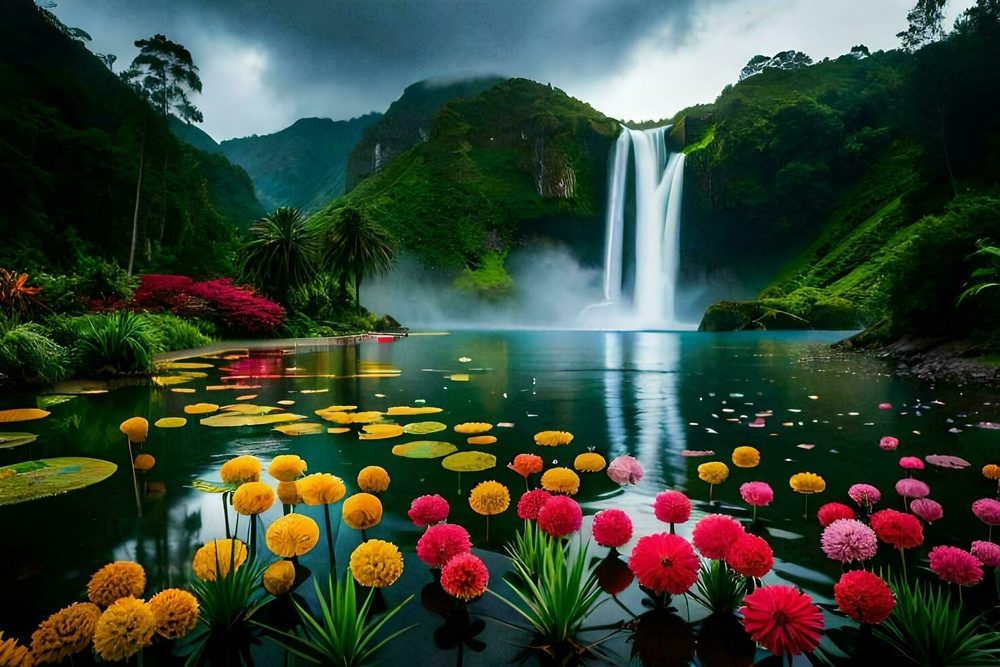
#> input picture PyIP35_Supplementary_Topics/input/flowers.jpg, 1000 x 667 px, shrunk from 1470 x 980 before the run
$ jupyter execute --allow-errors PIL-Python-Imaging-Library.ipynb
#> lines starting #> are read from the running program, lines starting #| are printed output that depends on the picture
[cell 1]
# PIL (Python Imaging Library)

[cell 2]
# pip install python-bidi
# pip install arabic_reshaper

[cell 3]
from PIL import Image, ImageDraw, ImageFont, ImageOps
from bidi.algorithm import get_display
import arabic_reshaper
import matplotlib.pyplot as plt
import numpy as np

[cell 4]
image = Image.open("input/flowers.jpg")
#> image is the input picture: PIL image 1000x667 RGB; mean R, G, B 55, 68.5, 53.5
rows, cols = image.size
#> rows = 1000; cols = 667

[cell 5]
image.size
#> Out = (1000, 667)

[cell 6]
font = ImageFont.truetype("input/BHoma.ttf", 60)
drawer = ImageDraw.Draw(image)

text = 'هر کجا هستم باشم آسمان مال من است'
#> (the rest of this cell did not finish here and is left out)

[cell 7]
r, g, b=image.split()
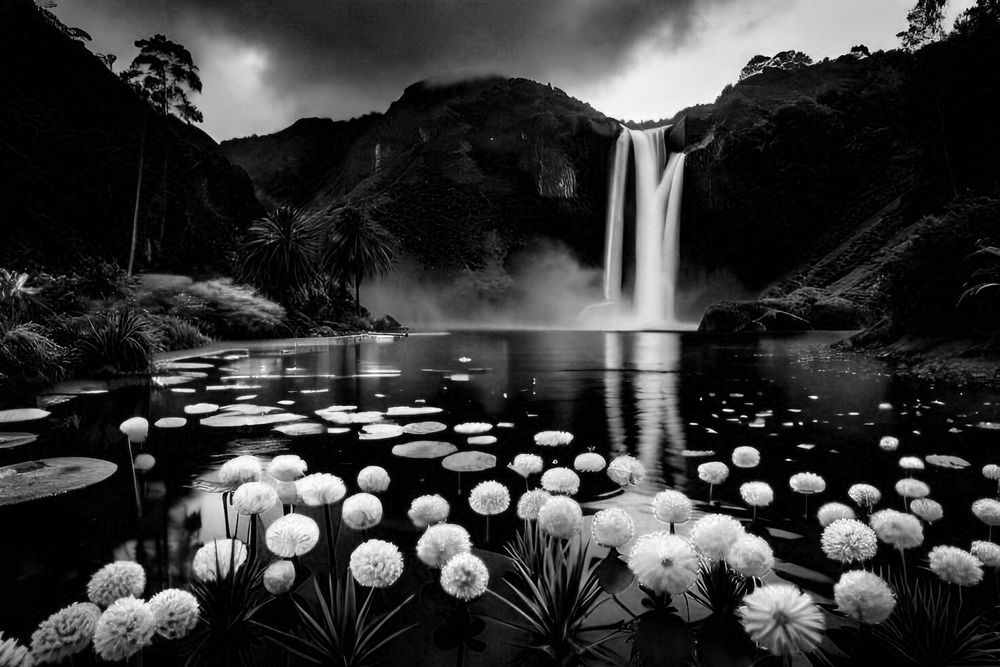
#> r: PIL image 1000x667 L; min 0, max 255, mean 55
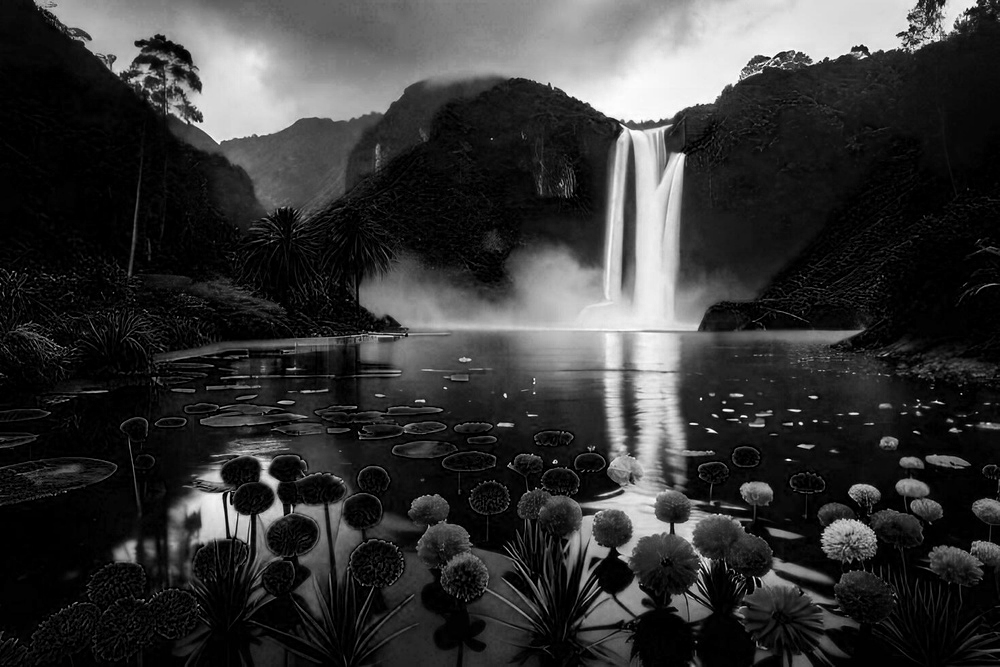
#> b: PIL image 1000x667 L; min 0, max 255, mean 53.5

r_hist = r.histogram()
#> r_hist = 256 values, max 84792 at index 0, min 48 at index 254, mean 2605.5
g_hist = g.histogram()
#> g_hist = 256 values, max 10236 at index 8, min 42 at index 254, mean 2605.5
b_hist = b.histogram()
#> b_hist = 256 values, max 72744 at index 0, min 23 at index 255, mean 2605.5

plt.plot(r_hist, "red")
plt.plot(g_hist, "green")
plt.plot(b_hist, "blue")

plt.title("Original image histogram")
plt.show()
#> figure, not shown here; curve peaks at x = 0, y = 84792; curve peaks at x = 8, y = 10236; curve peaks at x = 0, y = 72744

[cell 8]
equalized_image = ImageOps.equalize(image)
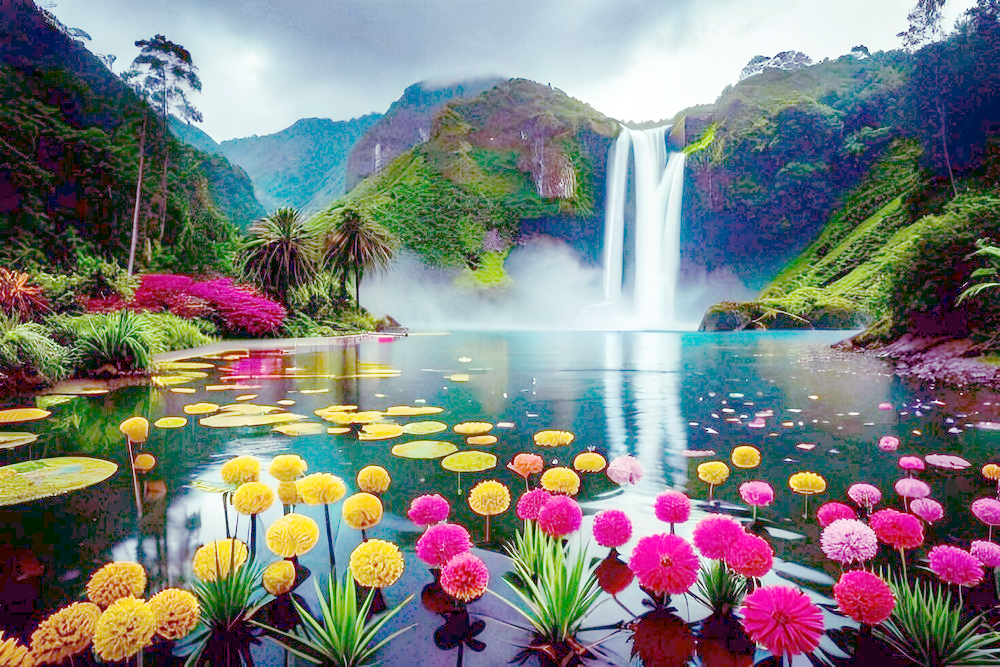
#> equalized_image: PIL image 1000x667 RGB; mean R, G, B 123.6, 126.6, 124.7

equalized_image.save("output/equalized_image.jpg")
plt.axis("off")
plt.imshow(equalized_image)

[cell 9]
e_r, e_g, e_b=equalized_image.split()
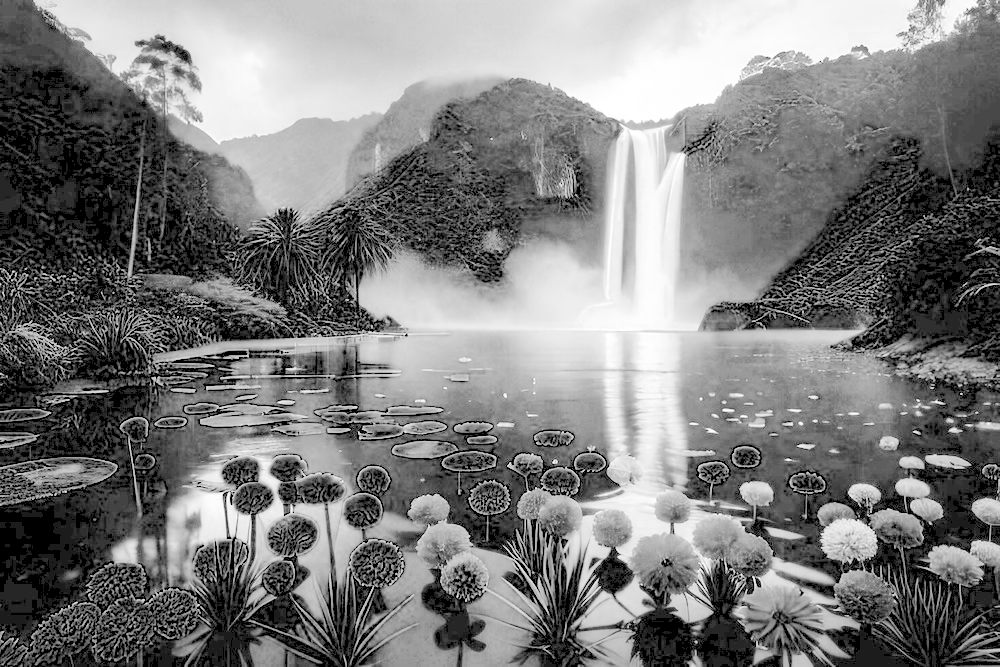
#> e_b: PIL image 1000x667 L; min 0, max 255, mean 124.7

e_r_hist = e_r.histogram()
#> e_r_hist = 256 values, max 84792 at index 0, min 0 at index 1, mean 2605.5
e_g_hist = e_g.histogram()
#> e_g_hist = 256 values, max 10236 at index 23, min 0 at index 1, mean 2605.5
e_b_hist = e_b.histogram()
#> e_b_hist = 256 values, max 72744 at index 0, min 0 at index 1, mean 2605.5

plt.plot(e_r_hist, "red")
plt.plot(e_g_hist, "green")
plt.plot(e_b_hist, "blue")

plt.title("Equalized image histogram")
plt.show()
#> figure, not shown here; curve peaks at x = 0, y = 84792; curve peaks at x = 23, y = 10236; curve peaks at x = 0, y = 72744

[cell 10]
gray_image = image.convert("L")
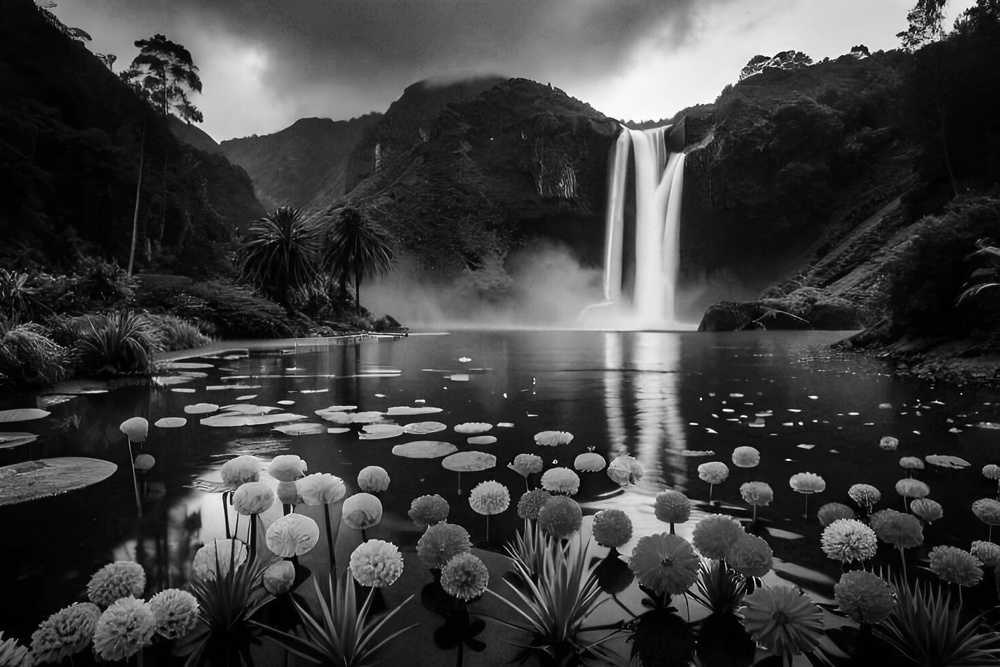
#> gray_image: PIL image 1000x667 L; min 0, max 254, mean 62.7

gray_image.save("output/gray_image.jpg")
plt.axis("off")
plt.imshow(gray_image, cmap="gray")

[cell 11]
gray_hist = gray_image.histogram()
#> gray_hist = 256 values, max 14225 at index 5, min 0 at index 255, mean 2605.5

plt.plot(gray_hist, color='gray')

plt.title("Gray image histogram")
plt.show()
#> figure, not shown here; curve peaks at x = 5, y = 14225

[cell 12]
equalized_gray_image = ImageOps.equalize(gray_image)
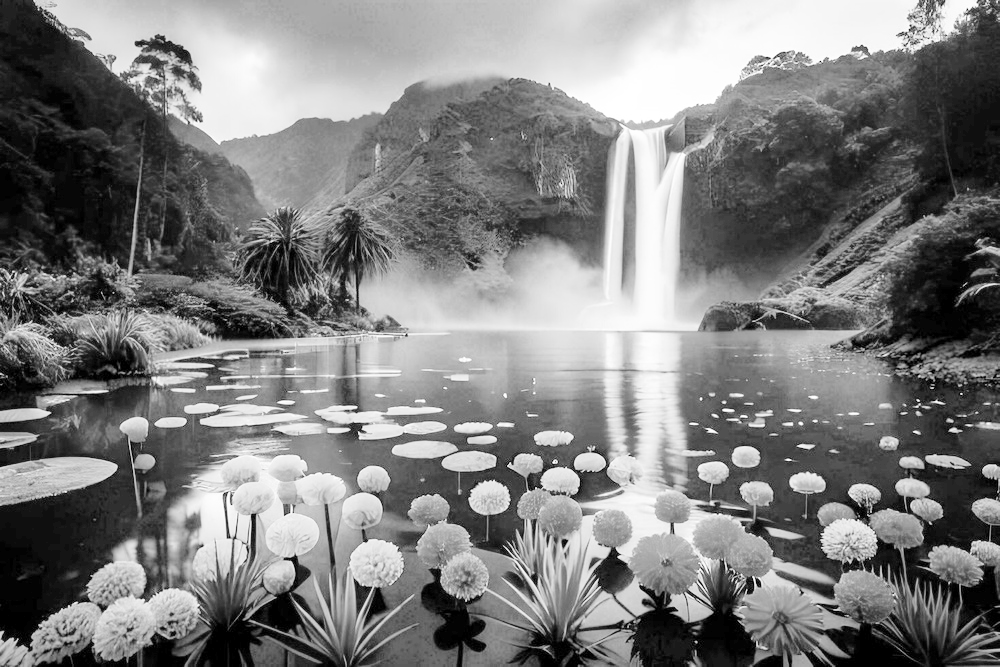
#> equalized_gray_image: PIL image 1000x667 L; min 0, max 255, mean 126.5

equalized_gray_image.save("output/equalized_gray_image.jpg")
plt.axis("off")
plt.imshow(equalized_gray_image, cmap='gray')

[cell 13]
e_gray_hist = equalized_gray_image.histogram()
#> e_gray_hist = 256 values, max 14225 at index 15, min 0 at index 1, mean 2605.5

plt.plot(e_gray_hist, color='gray')

plt.title("Equalized gray image histogram")
plt.show()
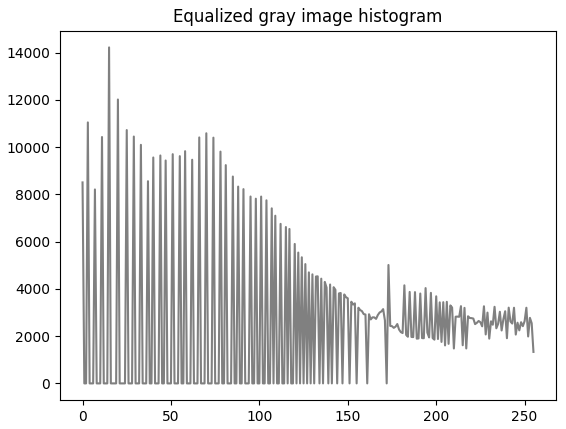
#> figure drawn by matplotlib, 1 panel; curve peaks at x = 15, y = 14225
